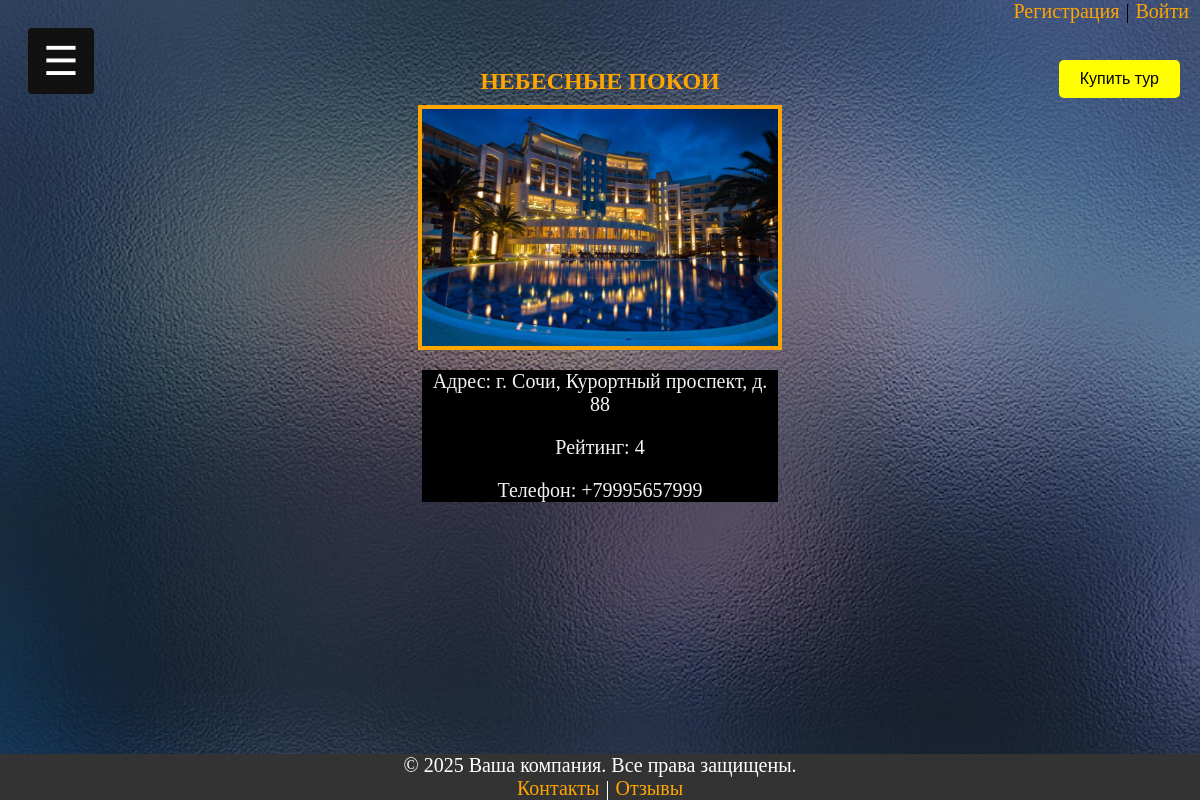
The app's page /hotels/2/ with its own data.
### turfirmaapp/models.py (models this page shows, shortened)
class Hotels(models.Model):
    hotel_name = models.CharField(max_length=100, verbose_name="Название отеля")
    address = models.CharField(max_length=255, null=True, blank=True, verbose_name="Адрес")
    rating = models.IntegerField(null=True, blank=True, verbose_name="Рейтинг")
    contact_number = models.CharField(max_length=20, null=True, blank=True, verbose_name="Контактный телефон")
    photo_hotel = models.ImageField(upload_to="photo_hotel/", verbose_name="Фотография", null=True)
    class Meta:
        verbose_name = 'отель'
        verbose_name_plural = "Отели"

### turfirmaapp/views.py (the view)
# urls.py: path('hotels/<int:hotel_id>/', show_hotel, name='hotel'),
def show_hotel(request, hotel_id):
    try:
        my_data = request.session.get('customer', None)
        data = Hotels.objects.get(id=hotel_id)
        return render(request, "show_hotel.html", {"data": data, 'customer': my_data})
    except Exception as e:
        print(e)
        return render(request, '404.html')

### turfirmaapp/templates/show_hotel.html (shortened to what this page needs)
{% extends 'base.html' %}
{% if data %}
{% block content %}
{% load static %}
    <h2 class="title_tour">{{ data.hotel_name }}</h2>
    <p><img class="photo_tour" src="{{data.photo_hotel.url}}"></p>
    <div class="show_tour">
    <p>Адрес: {{ data.address }}</p>
    <p>Рейтинг: {{ data.rating }}</p>
    <p>Телефон: {{ data.contact_number }}</p>
</div>
{% endblock %}
{% else %}
    <h2>Нет такой отеля</h2>
{% endif %}

### turfirmaapp/static/css/styles.css (style rules this page uses)
body { background-size: cover; background-attachment: fixed; overflow-x: hidden; }
h2 { position: relative; left: 49%; margin-inline-start: 0px; margin-inline-end: 0px; font-weight: bold; unicode-bidi: isolate; text-transform: uppercase; }
.photo_tour { display: block; margin: 0 auto; margin-top: -30px; width: 30%; height: 30%; border: 4px solid orange; }
.show_tour { display: block; margin: 0 auto; margin-top: 10px; margin-bottom: 50px; background-color: black; color: #f1f1f1; text-align: center; font-size: 20px; width: 30%; }
.title_tour { position: static; text-align: center; color: orange; padding-bottom: 20px; }

### records on screen
Hotels: hotel_name "НЕБЕСНЫЕ ПОКОИ", photo_hotel (picture), address "г. Сочи, Курортный проспект, д. 88", rating "4", contact_number "+79995657999"
